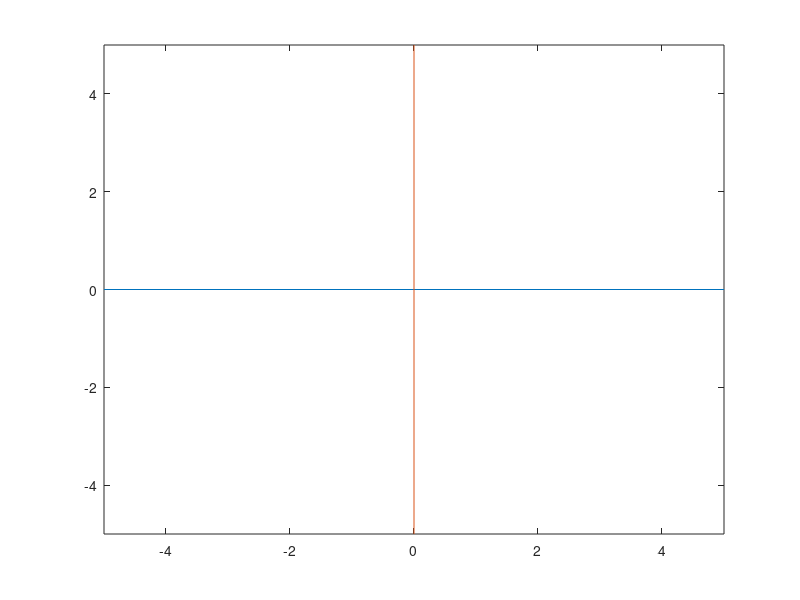

Write the MATLAB code that produced this figure.
plot([-5, 5], [0, 0])
hold on
plot([0, 0], [-5, 5])
axis ([-5, 5, -5, 5])
[x0, y0] = ginput (1);
while x0 >= -5 & x0 <= 5 & y0 >= -5 & y0 <= 5
    [t, x] = ode45(@sys1, [0, 7], [x0, y0]);
    plot(x(:, 1), x(:, 2), 'k')
    [t, x] = ode45(@sys1, [0, -7], [x0, y0]);
    plot(x(:, 1), x(:, 2), 'r')
    [x0, y0] = ginput (1);
end